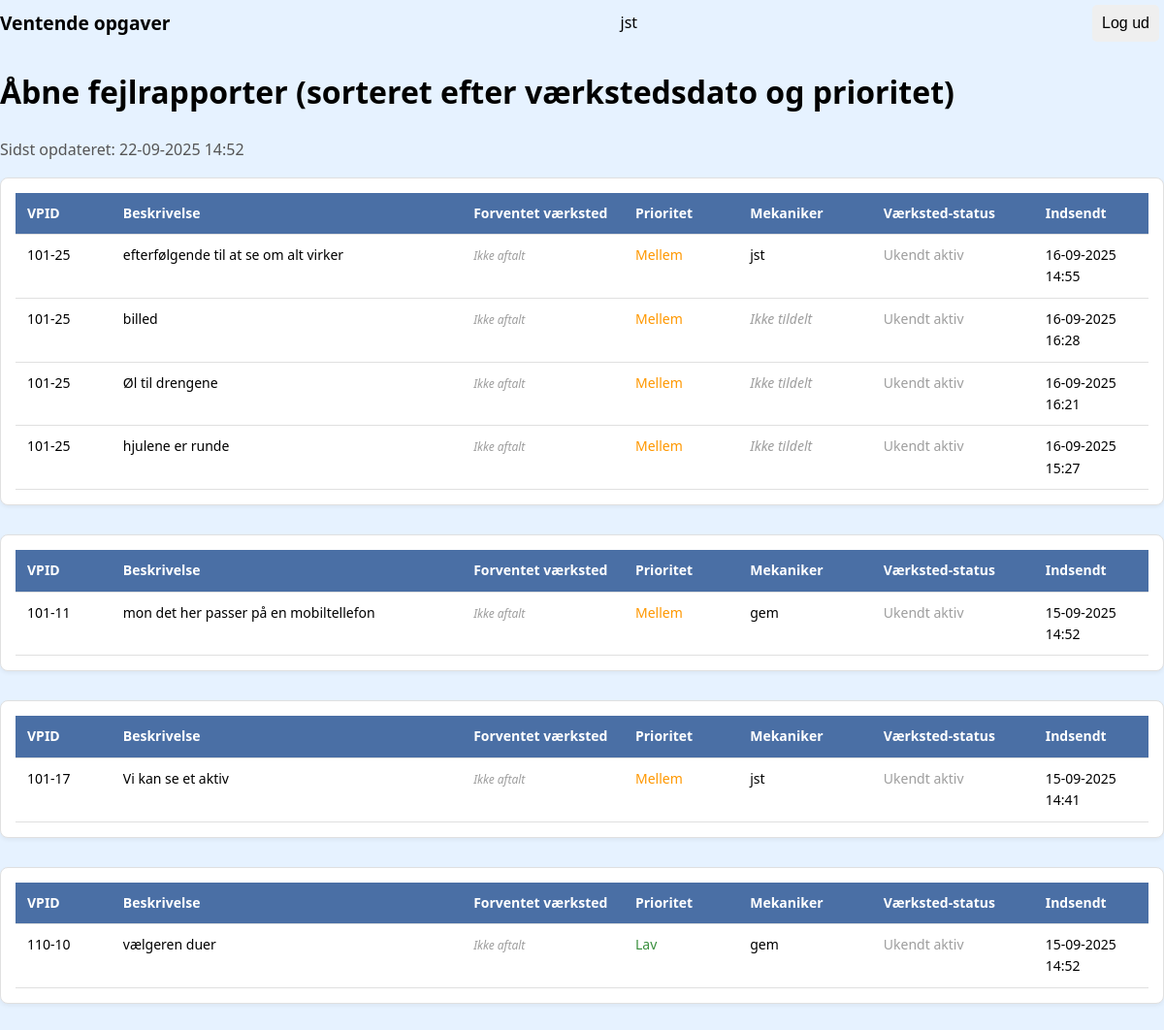
Before: /open_reports/ (signed in) with the older database file.
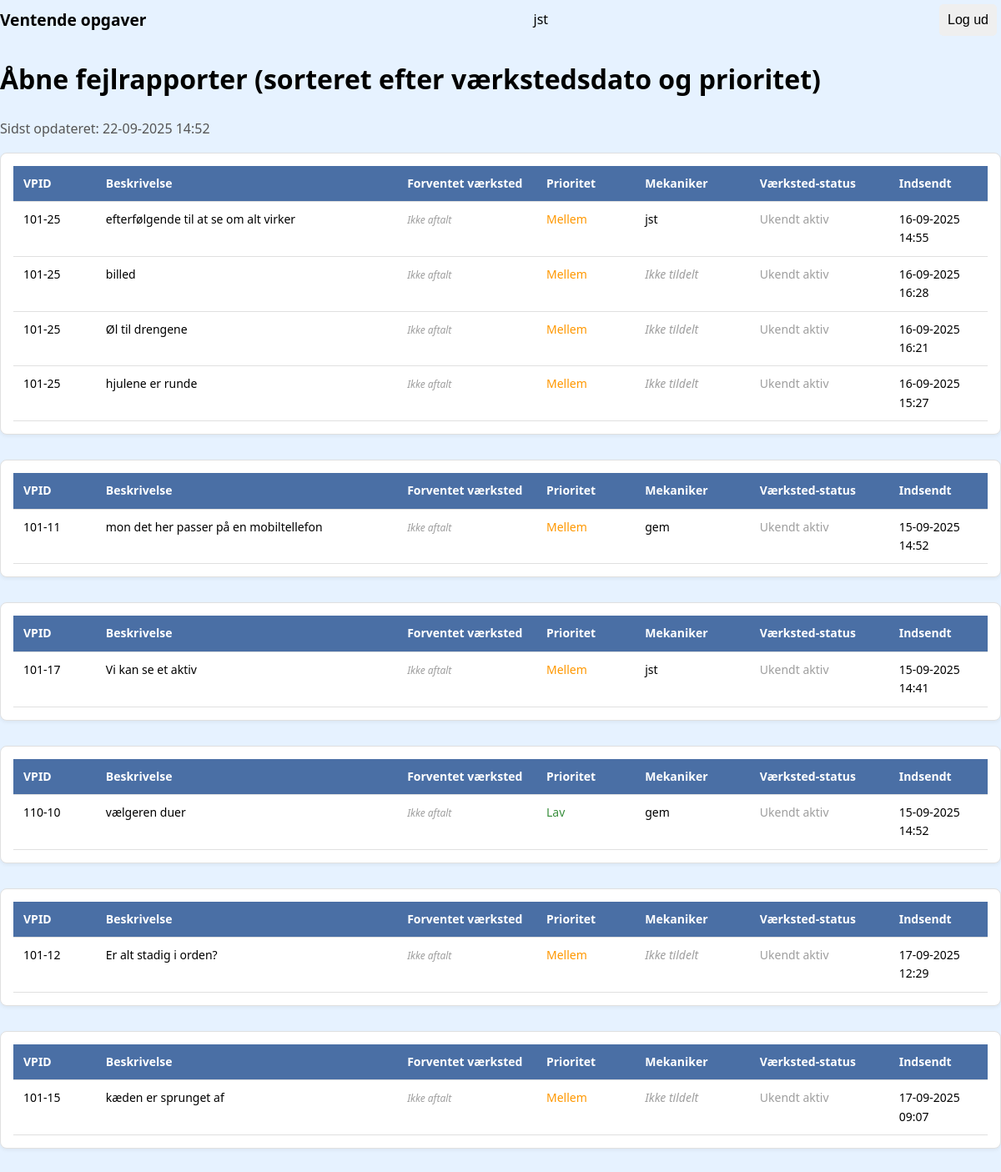
After: the same page with the newer database file.
### assets/models.py (models this page shows, shortened)
class FaultReport(models.Model):
    LANGUAGE_CHOICES = [
        ('de', _("Tysk")),
        ('pl', _("Polsk")),
        ('en', _("Engelsk")),
    ]
    PRIORITY_CHOICES = [
        (1, _("Høj")),
        (2, _("Normal")),
        (3, _("Lav (vent til service)")),
    ]
    STATUS_CHOICES = [
        ('Active', _("Aktiv")),
        ('Paused', _("På pause")),
        ('Completed', _("Afsluttet")),
    ]
    title = models.CharField(max_length=100, verbose_name=_("Titel"))
    description = models.TextField(verbose_name=_("Beskrivelse (oversat)"))
    original_description = models.TextField(
        blank=True,
        null=True,
        verbose_name=_("Original beskrivelse")
    )
    sprog = models.CharField(
        max_length=2,
        choices=LANGUAGE_CHOICES,
        default='de',
        verbose_name=_("Originalt sprog")
    )
    created_at = models.DateTimeField(auto_now_add=True, verbose_name=_("Oprettet"))
    updated_at = models.DateTimeField(auto_now=True, verbose_name=_("Opdateret"))
    status = models.CharField(
        max_length=20,
        choices=STATUS_CHOICES,
        default='Active',
        verbose_name=_("Status")
    )
    image = models.ImageField(
        upload_to='fault_reports/',
        blank=True,
        verbose_name=_("Billede")
    )
    repair_status = models.BooleanField(
        default=False,
        verbose_name=_("Reparationsstatus")
    )
    machine = models.CharField(
        max_length=100,
        blank=True,
        null=True,
        default="",
        verbose_name=_("Maskine")
    )
    location = models.CharField(
        max_length=100,
        blank=True,
        null=True,
        default="",
        verbose_name=_("Lokation")
    )
    vpid = models.CharField(
        max_length=100,
        blank=True,
        null=True,
        verbose_name=_("VPID")
    )
    asset = models.ForeignKey(
        'Asset',
        on_delete=models.SET_NULL,
        null=True,
        blank=True,
        verbose_name=_("Aktiv")
    )
    priority = models.IntegerField(
        choices=PRIORITY_CHOICES,
        default=2,
        verbose_name=_("Prioritet")
    )
    assigned_to = models.ForeignKey(
        User,
        on_delete=models.SET_NULL,
        null=True,
        blank=True,
        verbose_name=_("Tildelt mekaniker"),
        related_name='assigned_reports'
    )
    started_at = models.DateTimeField(
        null=True,
        blank=True,
        verbose_name=_("Arbejde påbegyndt")
    )
    completed_at = models.DateTimeField(
        null=True,
        blank=True,
        verbose_name=_("Afsluttet")
    )
    completed_by = models.ForeignKey(
        User,
        on_delete=models.SET_NULL,
        null=True,
        blank=True,
        verbose_name=_("Udført af"),
        related_name='completed_reports'
    )
    notes = models.TextField(
        blank=True,
        verbose_name=_("Noter (til mekaniker)")
    )
    is_approved = models.BooleanField(
        default=False,
        verbose_name=_("Godkendt")
    )
    mechanic_report = models.TextField(
        blank=True,
        null=True,
        verbose_name=_("Mekanikerrapport")
    )
    expected_workshop_date = models.DateTimeField(
        null=True,
        blank=True,
        verbose_name=_("Forventet indkaldelse til værksted"),
        help_text=_("Dato og tid for når aktivet forventes indkaldt til værksted.")
    )
    def current_status(self):
        return self.get_status_display()
    current_status.short_description = _("Nuværende status")

### assets/views.py (the view)
# urls.py: path('open_reports/', views.open_reports, name='open_reports'),
@login_required
def open_reports(request):
    open_reports = FaultReport.objects.filter(
        completed_at__isnull=True
    ).annotate(
        is_assigned=Case(
            When(assigned_to__isnull=False, then=Value(0)),
            default=Value(1),
            output_field=IntegerField(),
        ),
        safe_priority=Case(
            When(priority=1, then=Value(1)),
            When(priority=2, then=Value(2)),
            When(priority=3, then=Value(3)),
            default=Value(4),
            output_field=IntegerField(),
        ),
        has_expected_date=Case(
            When(expected_workshop_date__isnull=False, then=Value(0)),
            default=Value(1),
            output_field=IntegerField(),
        )
    ).order_by(
        'is_assigned',
        'has_expected_date',  # Prioriter rapporter med aftalt værkstedsdato
        'expected_workshop_date',  # Sorter efter dato
        'safe_priority',
        '-created_at'
    )
    reports_by_vpid = {}
    for report in open_reports:
        vpid = report.vpid
        if vpid not in reports_by_vpid:
            reports_by_vpid[vpid] = []
        reports_by_vpid[vpid].append(report)
    context = {
        'reports_by_vpid': reports_by_vpid,
        'title': 'Åbne fejlrapporter (sorteret efter værkstedsdato og prioritet)',
        'last_updated': timezone.now(),
        'user': request.user,
    }
    return render(request, 'open_reports.html', context)

### templates/open_reports.html (shortened to what this page needs)
{% extends "base.html" %}
{% block content %}
<h1>{{ title }}</h1>
<p class="last-updated">
    Sidst opdateret: <span id="update-time">{{ last_updated|date:"d-m-Y H:i" }}</span>
</p>
<div id="reports-container">
    {% for vpid, reports in reports_by_vpid.items %}
    <div class="vpid-group">
        <table class="reports-table">
            <thead>
                <tr>
                    <th>VPID</th>
                    <th>Beskrivelse</th>
                    <th>Forventet værksted</th>
                    <th>Prioritet</th>
                    <th>Mekaniker</th>
                    <th>Værksted-status</th>
                    <th>Indsendt</th>
                </tr>
            </thead>
            <tbody>
                {% for report in reports %}
                <tr>
                    <td>{{ report.vpid }}</td>
                    <td>{{ report.description }}</td>
                    <td>
                        {% if report.expected_workshop_date %}
                            {% now "Y-m-d H:i:s" as current_datetime %}
                            {% if report.expected_workshop_date|date:"Y-m-d H:i:s" < current_datetime %}
                                <span class="workshop-date overdue" title="Forsinket!">
                                    <i class="bi bi-exclamation-triangle-fill"></i>
                                    {{ report.expected_workshop_date|date:"d-m-Y H:i" }}
                                </span>
                            {% elif report.expected_workshop_date|date:"Y-m-d" == current_datetime|slice:":10" %}
                                <span class="workshop-date today" title="I dag!">
                                    <i class="bi bi-calendar-event"></i>
                                    {{ report.expected_workshop_date|date:"H:i" }}
                                </span>
                            {% else %}
                                <span class="workshop-date future" title="Planlagt">
                                    <i class="bi bi-calendar-check"></i>
                                    {{ report.expected_workshop_date|date:"d-m-Y H:i" }}
                                </span>
                            {% endif %}
                        {% else %}
                            <span class="no-workshop-date">Ikke aftalt</span>
                        {% endif %}
                    </td>
                    <td class="priority-{% if report.priority == 1 %}høj{% elif report.priority == 2 %}mellem{% elif report.priority == 3 %}lav{% else %}ukendt{% endif %}">
                        {% if report.priority == 1 %}Høj{% elif report.priority == 2 %}Mellem{% elif report.priority == 3 %}Lav{% else %}<span style="color: purple;">Ukendt ({{ report.priority }})</span>{% endif %}
                    </td>
                    <td>{% if report.assigned_to %}{{ report.assigned_to.get_full_name|default:report.assigned_to.username }}{% else %}<span class="unassigned">Ikke tildelt</span>{% endif %}</td>
                    <td>
                        {% with asset=report.asset %}
                        {% if asset %}
                        {% if asset.in_workshop %}
                        <strong style="color: #d32f2f;">På værksted</strong><br>
                        <small>Fra: {{ asset.workshop_from_date|date:"d-m-Y"|default:"?" }}</small><br>
                        <small>Retur: {{ asset.workshop_expected_return|date:"d-m-Y"|default:"Ukendt" }}</small>
                        {% else %}
                        <span style="color: #388e3c;">Ikke på værksted</span>
                        {% endif %}
                        {% else %}
                        <span style="color: #9e9e9e;">Ukendt aktiv</span>
                        {% endif %}
                        {% endwith %}
                    </td>
                    <td>{{ report.created_at|date:"d-m-Y H:i" }}</td>
                </tr>
                {% endfor %}
            </tbody>
        </table>
    </div>
    {% empty %}
    <p>Ingen åbne fejlrapporter.</p>
    {% endfor %}
</div>
{% endblock %}

Changed rows visible on the page:
added FaultReport: vpid "101-12", description "Er alt stadig i orden?", shows "Ikke aftalt", priority "Mellem", shows "Ikke tildelt", created_at "17-09-2025 12:29"
added FaultReport: vpid "101-15", description "kæden er sprunget af", shows "Ikke aftalt", priority "Mellem", shows "Ikke tildelt", created_at "17-09-2025 09:07"
